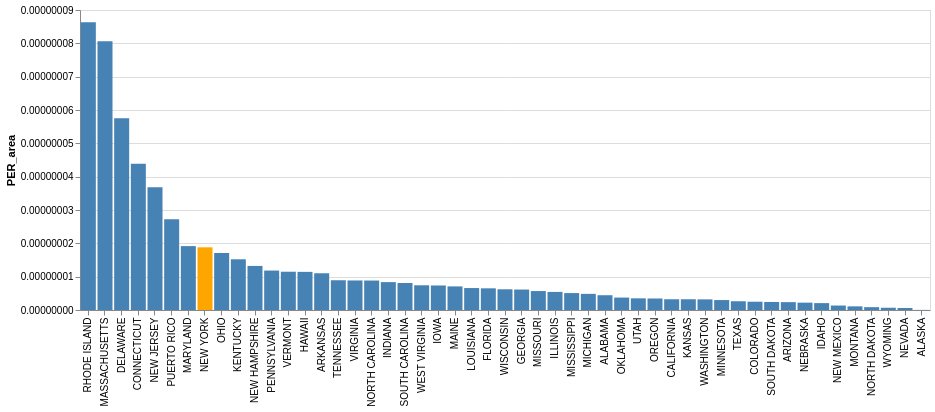

Here is the Vega-Lite specification saved for this chart:
### Vega-Lite specification from a JSON file in a GitHub repository (floating-point values rounded to 4 significant figures)
{"config": {"view": {"continuousWidth": 400, "continuousHeight": 300}}, "data": {"name": "data-b377c324a92913085103bf4e4ce29edd"}, "mark": "bar", "encoding": {"color": {"condition": {"value": "orange", "test": "(datum.NAME === 'NEW YORK')"}, "value": "steelblue"}, "x": {"type": "nominal", "field": "NAME", "sort": "-y", "title": null}, "y": {"type": "quantitative", "field": "PER_area"}}, "width": 850, "$schema": "https://vega.github.io/schema/vega-lite/v4.8.1.json", "datasets": {"data-b377c324a92913085103bf4e4ce29edd": [{"NAME": "MARYLAND", "PER_area": 1.917e-08}, {"NAME": "IOWA", "PER_area": 7.356e-09}, {"NAME": "DELAWARE", "PER_area": 5.753e-08}, {"NAME": "OHIO", "PER_area": 1.71e-08}, {"NAME": "PENNSYLVANIA", "PER_area": 1.183e-08}, {"NAME": "NEBRASKA", "PER_area": 2.204e-09}, {"NAME": "WASHINGTON", "PER_area": 3.189e-09}, {"NAME": "PUERTO RICO", "PER_area": 2.725e-08}, {"NAME": "ALABAMA", "PER_area": 4.432e-09}, {"NAME": "ARKANSAS", "PER_area": 1.102e-08}, {"NAME": "NEW MEXICO", "PER_area": 1.337e-09}, {"NAME": "TEXAS", "PER_area": 2.627e-09}, {"NAME": "CALIFORNIA", "PER_area": 3.226e-09}, {"NAME": "KENTUCKY", "PER_area": 1.521e-08}, {"NAME": "GEORGIA", "PER_area": 6.139e-09}, {"NAME": "WISCONSIN", "PER_area": 6.214e-09}, {"NAME": "OREGON", "PER_area": 3.452e-09}, {"NAME": "MISSOURI", "PER_area": 5.683e-09}, {"NAME": "VIRGINIA", "PER_area": 8.861e-09}, {"NAME": "TENNESSEE", "PER_area": 8.924e-09}, {"NAME": "LOUISIANA", "PER_area": 6.583e-09}, {"NAME": "NEW YORK", "PER_area": 1.88e-08}, {"NAME": "MICHIGAN", "PER_area": 4.841e-09}, {"NAME": "IDAHO", "PER_area": 2.063e-09}, {"NAME": "FLORIDA", "PER_area": 6.504e-09}, {"NAME": "ALASKA", "PER_area": 3.425e-11}, {"NAME": "ILLINOIS", "PER_area": 5.426e-09}, {"NAME": "MONTANA", "PER_area": 1.091e-09}, {"NAME": "MINNESOTA", "PER_area": 2.983e-09}, {"NAME": "INDIANA", "PER_area": 8.367e-09}, {"NAME": "MASSACHUSETTS", "PER_area": 8.063e-08}, {"NAME": "KANSAS", "PER_area": 3.224e-09}, {"NAME": "NEVADA", "PER_area": 5.976e-10}, {"NAME": "VERMONT", "PER_area": 1.148e-08}, {"NAME": "CONNECTICUT", "PER_area": 4.39e-08}, {"NAME": "NEW JERSEY", "PER_area": 3.679e-08}, {"NAME": "NORTH CAROLINA", "PER_area": 8.837e-09}, {"NAME": "UTAH", "PER_area": 3.497e-09}, {"NAME": "NORTH DAKOTA", "PER_area": 8.517e-10}, {"NAME": "SOUTH CAROLINA", "PER_area": 8.109e-09}, {"NAME": "MISSISSIPPI", "PER_area": 5.076e-09}, {"NAME": "COLORADO", "PER_area": 2.486e-09}, {"NAME": "SOUTH DAKOTA", "PER_area": 2.411e-09}, {"NAME": "OKLAHOMA", "PER_area": 3.73e-09}, {"NAME": "WYOMING", "PER_area": 6.748e-10}, {"NAME": "WEST VIRGINIA", "PER_area": 7.411e-09}, {"NAME": "MAINE", "PER_area": 7.079e-09}, {"NAME": "HAWAII", "PER_area": 1.144e-08}, {"NAME": "NEW HAMPSHIRE", "PER_area": 1.322e-08}, {"NAME": "ARIZONA", "PER_area": 2.357e-09}, {"NAME": "RHODE ISLAND", "PER_area": 8.633e-08}]}}
